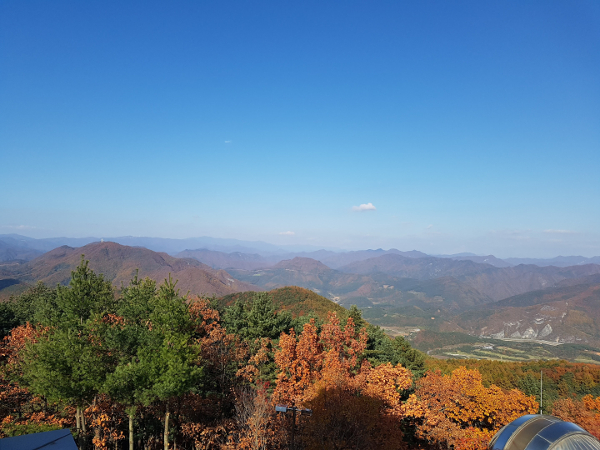
#> input picture image2025/img/mountain.jpg, 600 x 450 px
$ python 10histogram.py
#> lines starting #> are read from the running program, lines starting #| are printed output that depends on the picture
# 2025.11.5 이미지처리 수업
# 히스토그램 노멀라이즈 (정규화)

import cv2
import matplotlib.pylab as plt

#흑백이미지의 히스토그램
img = cv2.imread('./img/mountain.jpg', cv2.IMREAD_GRAYSCALE)
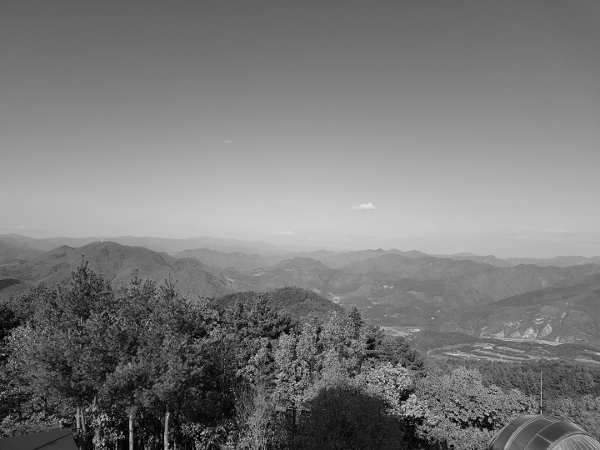
#> img: shape (450, 600); min 0, max 227, mean 121.9

hist = cv2.calcHist([img], [0], None, [256], [0,255])
#> hist = 256 values, max 3288 at index 107, min 0 at index 220, mean 1054.7
plt.plot(hist)
plt.show()
print(hist.shape)
#| (256, 1)
print(hist)
#> (printed output is left out)

#컬러이미지의 히스토그램
img = cv2.imread('./img/mountain.jpg')
#> img is the input picture: shape (450, 600, 3); mean B, G, R 151.4, 127.3, 100.2
channels = cv2.split(img)
colors = ('b', 'a', 'r')
for(ch, color) in zip(channels, colors):
    print(ch)
    print(color)
    hist = cv2.calcHist([ch], [0], None, [256], [0,255])
#> (the run stopped early here; a loop or call above may not have finished)
